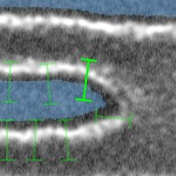
#> input picture scripts/assets/lithoseg/direct.png, 176 x 176 px; its folder holds only this picture in this run
$ python -i e11_classical_baseline.py   (imports and definitions only)
#> lines starting #> are read from the running program, lines starting #| are printed output that depends on the picture; after the words box and inside, x2 and y2 are one past the last pixel; in counts of white or black regions, pixels touching at a corner belong together
"""E11 -- Classical contour-extraction baselines for the mask-to-metrology pipeline.

Two classical, learning-free segmentation frontends are compared against the four
neural frontends (U-Net, DeepLabV3+, HRNet, SegFormer) on both the in-distribution
test split (n=60) and the Extreme process-window split (n=65).

Baseline A -- Otsu global thresholding + morphological cleanup.
Baseline B -- Canny edge detection + morphological closing + flood-fill from border.

Both baselines emit a binary mask on the same H x W grid as the reference mask,
which is then routed through specedge.metrology.evaluate_metrology_pair on
identical footing with the neural frontends. IoU / BF1 are computed alongside
CD / LWR / LER MAE so the two baselines slot straight into Table II and the
Extreme summary table.
"""

from __future__ import annotations

import json
import sys
from pathlib import Path

import cv2
import numpy as np
from PIL import Image

REPO_ROOT = Path(__file__).resolve().parents[1]
sys.path.insert(0, str(REPO_ROOT))

from specedge.metrics import boundary_f1  # noqa: E402
from specedge.metrology import evaluate_metrology_pair  # noqa: E402


OUT_ROOT = REPO_ROOT / "output" / "revision_v4" / "e11_classical"


def load_gray(path: Path) -> np.ndarray:
    img = Image.open(path).convert("L")
    return np.asarray(img, dtype=np.uint8)


# [5 lines left out: function resize_nn, not called in this run]


def bright_is_foreground(gray: np.ndarray, mask: np.ndarray) -> bool:
    if mask.sum() == 0 or (~mask).sum() == 0:
        return True
    fg_mean = float(gray[mask].mean())
    bg_mean = float(gray[~mask].mean())
    return fg_mean >= bg_mean


# [10 lines left out: function otsu_mask, not called in this run]


def canny_fill_mask(gray: np.ndarray) -> np.ndarray:
    smoothed = cv2.medianBlur(gray, 5)
    otsu_val, _ = cv2.threshold(smoothed, 0, 255, cv2.THRESH_BINARY + cv2.THRESH_OTSU)
    high = int(max(1, otsu_val))
    low = int(max(1, 0.5 * high))
    edges = cv2.Canny(smoothed, low, high)
    kernel = cv2.getStructuringElement(cv2.MORPH_ELLIPSE, (3, 3))
    edges_closed = cv2.morphologyEx(edges, cv2.MORPH_CLOSE, kernel, iterations=2)

    inv = (edges_closed == 0).astype(np.uint8)
    h, w = inv.shape
    flood = inv.copy()
    ff_mask = np.zeros((h + 2, w + 2), dtype=np.uint8)
    for x in (0, w - 1):
        for y in range(h):
            if flood[y, x] == 1:
                cv2.floodFill(flood, ff_mask, (x, y), 2)
    for y in (0, h - 1):
        for x in range(w):
            if flood[y, x] == 1:
                cv2.floodFill(flood, ff_mask, (x, y), 2)

    interior = (flood == 1).astype(np.uint8)
    binary = interior > 0
    if not bright_is_foreground(gray, binary):
        binary = (~binary) & (edges_closed == 0)
    binary_u8 = binary.astype(np.uint8)
    binary_u8 = cv2.morphologyEx(binary_u8, cv2.MORPH_CLOSE, kernel, iterations=1)
    binary_u8 = cv2.morphologyEx(binary_u8, cv2.MORPH_OPEN, kernel, iterations=1)
    return (binary_u8 > 0).astype(np.uint8)


# [117 lines left out: functions iou_bf1, mae, _safe_float, run_split, main, not called in this run]


# [2 lines not run here, left out]

>>> import cv2
>>> picture = cv2.imread('assets/lithoseg/direct.png', cv2.IMREAD_GRAYSCALE)
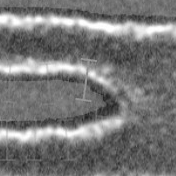
#> picture: shape (176, 176); min 32, max 255, mean 118.8
>>> result = canny_fill_mask(picture)
#> in canny_fill_mask, `otsu_val, _ = cv2.threshold(smoothed, 0, 255, cv2.THRESH_BINARY + cv2...`: otsu_val = 151
#> in canny_fill_mask, `low = int(max(1, 0.5 * high))`: low = 75
#> in canny_fill_mask, `edges = cv2.Canny(smoothed, low, high)`:
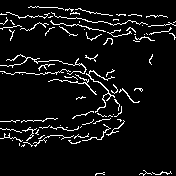
#> edges: shape (176, 176); 6.6% white in thin lines or dots
#> in canny_fill_mask, `edges_closed = cv2.morphologyEx(edges, cv2.MORPH_CLOSE, kernel, iterat..`:
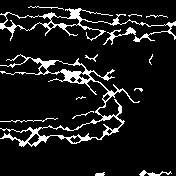
#> edges_closed: shape (176, 176); 10% white in thin lines or dots
#> in canny_fill_mask, `inv = (edges_closed == 0).astype(np.uint8)`: inv: shape (176, 176); values 0 (black) and 1 (white), 90% white; black in thin lines or dots
#> after the loop in canny_fill_mask, `for x in (0, w - 1):`:
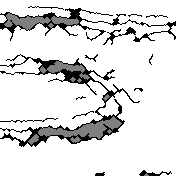
#> flood: shape (176, 176); min 0, max 2, mean 1.74; drawn with min black and max white
#> after the loop in canny_fill_mask, `for y in (0, h - 1):`: flood: shape (176, 176); 0.03% of pixels changed, all inside (x1, y1, x2, y2) = (144, 173, 149, 176)
#> in canny_fill_mask, `interior = (flood == 1).astype(np.uint8)`:
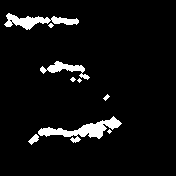
#> interior: shape (176, 176); values 0 (black) and 1 (white), 5.7% white; 9 white regions (4 under 20 px), largest, box (x1, y1, x2, y2) and area: (38, 116, 122, 143) 769, (4, 13, 79, 30) 542, (40, 61, 90, 80) 322, (28, 134, 39, 145) 62, (103, 94, 110, 101) 23
#> in bright_is_foreground, `fg_mean = float(gray[mask].mean())`: fg_mean = 206
#> in bright_is_foreground, `bg_mean = float(gray[~mask].mean())`: bg_mean = 113.5
#> in canny_fill_mask, `binary_u8 = cv2.morphologyEx(binary_u8, cv2.MORPH_CLOSE, kernel, itera..`:
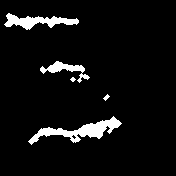
#> binary_u8: shape (176, 176); values 0 (black) and 1 (white), 5.9% white; 5 white regions (1 under 20 px), largest, box (x1, y1, x2, y2) and area: (28, 116, 122, 145) 869, (4, 13, 79, 30) 581, (40, 61, 90, 83) 340, (103, 94, 110, 101) 23
#> in canny_fill_mask, `binary_u8 = cv2.morphologyEx(binary_u8, cv2.MORPH_OPEN, kernel, iterat..`: binary_u8: shape (176, 176); values 0 (black) and 1 (white), 5.9% white; 6 white regions (2 under 20 px), largest, box (x1, y1, x2, y2) and area: (28, 116, 122, 145) 869, (4, 13, 79, 30) 581, (40, 61, 90, 80) 324, (103, 94, 110, 101) 23

$ run again, on scripts/assets/lithoseg/full.png
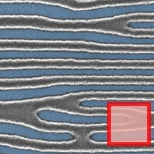
#> input picture scripts/assets/lithoseg/full.png, 154 x 154 px
#> otsu_val = 129
#> low = 64
#> edges: shape (154, 154); 16.7% white in thin lines or dots
#> edges_closed: shape (154, 154); 41.5% white; 11 white regions (3 under 20 px), largest, box (x1, y1, x2, y2) and area: (0, 89, 154, 154) 3975, (0, 12, 154, 39) 1661, (0, 38, 147, 54) 1255
#> after the loop in canny_fill_mask, `for y in (0, h - 1):`:
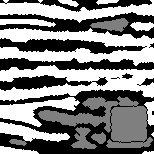
#> flood: shape (154, 154); min 0, max 2, mean 1.02; drawn with min black and max white
#> interior: shape (154, 154); values 0 (black) and 1 (white), 14.7% white; 5 white regions, box (x1, y1, x2, y2) and area: (38, 96, 153, 148) 2669, (90, 18, 129, 32) 313, (71, 127, 97, 149) 300, (91, 132, 106, 144) 117, (9, 139, 27, 146) 78
#> fg_mean = 130.6
#> bg_mean = 126
#> in canny_fill_mask, `binary_u8 = cv2.morphologyEx(binary_u8, cv2.MORPH_CLOSE, kernel, itera..`:
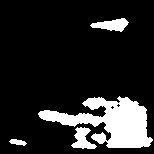
#> binary_u8: shape (154, 154); values 0 (black) and 1 (white), 15.1% white; 4 white regions, box (x1, y1, x2, y2) and area: (38, 96, 153, 148) 2889, (90, 18, 129, 32) 315, (71, 127, 97, 149) 307, (9, 139, 27, 146) 78

$ run again, on scripts/assets/lithoseg/refined.png
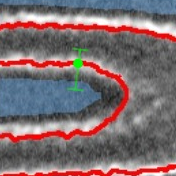
#> input picture scripts/assets/lithoseg/refined.png, 176 x 176 px
#> otsu_val = 138
#> low = 69
#> edges: shape (176, 176); 9.4% white in thin lines or dots
#> edges_closed: shape (176, 176); 19.2% white; 11 white regions, largest, box (x1, y1, x2, y2) and area: (0, 47, 137, 152) 2929, (0, 149, 176, 176) 1368, (0, 21, 176, 50) 1074
#> after the loop in canny_fill_mask, `for y in (0, h - 1):`:
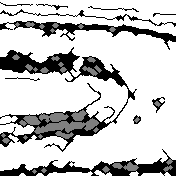
#> flood: shape (176, 176); min 0, max 2, mean 1.56; drawn with min black and max white
#> interior: shape (176, 176); values 0 (black) and 1 (white), 5.9% white; 29 white regions (9 under 20 px), largest, box (x1, y1, x2, y2) and area: (34, 113, 99, 139) 760, (19, 115, 41, 126) 145, (112, 162, 139, 171) 131
#> fg_mean = 141
#> bg_mean = 112
#> in canny_fill_mask, `binary_u8 = cv2.morphologyEx(binary_u8, cv2.MORPH_CLOSE, kernel, itera..`:
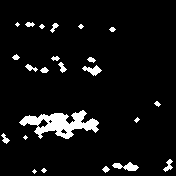
#> binary_u8: shape (176, 176); values 0 (black) and 1 (white), 6.2% white; 23 white regions (7 under 20 px), largest, box (x1, y1, x2, y2) and area: (19, 110, 99, 139) 1103, (112, 162, 139, 171) 132, (82, 65, 102, 76) 106
